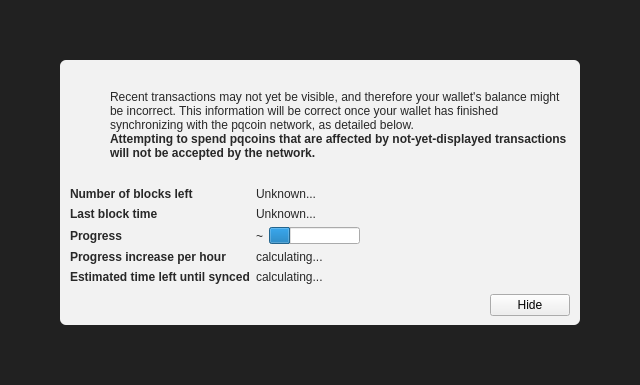
<?xml version="1.0" encoding="UTF-8"?>
<ui version="4.0">
 <class>ModalOverlay</class>
 <widget class="ModalOverlay" name="ModalOverlay">
  <property name="geometry">
   <rect>
    <x>0</x>
    <y>0</y>
    <width>640</width>
    <height>385</height>
   </rect>
  </property>
  <property name="windowTitle">
   <string>Form</string>
  </property>
  <layout class="QVBoxLayout" name="verticalLayout" stretch="0">
   <property name="sizeConstraint">
    <enum>QLayout::SetDefaultConstraint</enum>
   </property>
   <property name="leftMargin">
    <number>0</number>
   </property>
   <property name="topMargin">
    <number>0</number>
   </property>
   <property name="rightMargin">
    <number>0</number>
   </property>
   <property name="bottomMargin">
    <number>0</number>
   </property>
   <item>
    <widget class="QWidget" name="bgWidget" native="true">
     <property name="styleSheet">
      <string notr="true">#bgWidget { background: rgba(0,0,0,220); }</string>
     </property>
     <layout class="QVBoxLayout" name="verticalLayoutMain" stretch="1">
      <property name="leftMargin">
       <number>60</number>
      </property>
      <property name="topMargin">
       <number>60</number>
      </property>
      <property name="rightMargin">
       <number>60</number>
      </property>
      <property name="bottomMargin">
       <number>60</number>
      </property>
      <item>
       <widget class="QWidget" name="contentWidget" native="true">
        <property name="styleSheet">
         <string notr="true">#contentWidget { background: rgba(255,255,255,240); border-radius: 6px; }

QLabel { color: rgb(40,40,40);  }</string>
        </property>
        <layout class="QVBoxLayout" name="verticalLayoutSub" stretch="1,0,0,0">
         <property name="spacing">
          <number>0</number>
         </property>
         <property name="leftMargin">
          <number>10</number>
         </property>
         <property name="topMargin">
          <number>10</number>
         </property>
         <property name="rightMargin">
          <number>10</number>
         </property>
         <property name="bottomMargin">
          <number>10</number>
         </property>
         <item>
          <layout class="QHBoxLayout" name="horizontalLayoutIconText" stretch="0,1">
           <property name="topMargin">
            <number>20</number>
           </property>
           <item>
            <layout class="QVBoxLayout" name="verticalLayoutIcon">
             <property name="leftMargin">
              <number>0</number>
             </property>
             <item>
              <widget class="QPushButton" name="warningIcon">
               <property name="enabled">
                <bool>false</bool>
               </property>
               <property name="text">
                <string/>
               </property>
               <property name="icon">
                <iconset>
                 <normaloff>:/icons/warning</normaloff>
                 <disabledoff>:/icons/warning</disabledoff>:/icons/warning</iconset>
               </property>
               <property name="iconSize">
                <size>
                 <width>48</width>
                 <height>48</height>
                </size>
               </property>
               <property name="flat">
                <bool>true</bool>
               </property>
              </widget>
             </item>
             <item>
              <spacer name="verticalSpacerWarningIcon">
               <property name="orientation">
                <enum>Qt::Vertical</enum>
               </property>
               <property name="sizeHint" stdset="0">
                <size>
                 <width>20</width>
                 <height>40</height>
                </size>
               </property>
              </spacer>
             </item>
            </layout>
           </item>
           <item>
            <layout class="QVBoxLayout" name="verticalLayoutInfoText">
             <property name="leftMargin">
              <number>0</number>
             </property>
             <property name="topMargin">
              <number>0</number>
             </property>
             <item>
              <widget class="QLabel" name="infoText">
               <property name="text">
                <string>Recent transactions may not yet be visible, and therefore your wallet's balance might be incorrect. This information will be correct once your wallet has finished synchronizing with the pqcoin network, as detailed below.</string>
               </property>
               <property name="textFormat">
                <enum>Qt::RichText</enum>
               </property>
               <property name="wordWrap">
                <bool>true</bool>
               </property>
              </widget>
             </item>
             <item>
              <widget class="QLabel" name="infoTextStrong">
               <property name="font">
                <font>
                 <weight>75</weight>
                 <bold>true</bold>
                </font>
               </property>
               <property name="text">
                <string>Attempting to spend pqcoins that are affected by not-yet-displayed transactions will not be accepted by the network.</string>
               </property>
               <property name="textFormat">
                <enum>Qt::RichText</enum>
               </property>
               <property name="wordWrap">
                <bool>true</bool>
               </property>
              </widget>
             </item>
             <item>
              <spacer name="verticalSpacerInTextSpace">
               <property name="orientation">
                <enum>Qt::Vertical</enum>
               </property>
               <property name="sizeHint" stdset="0">
                <size>
                 <width>20</width>
                 <height>40</height>
                </size>
               </property>
              </spacer>
             </item>
            </layout>
           </item>
          </layout>
         </item>
         <item>
          <spacer name="verticalSpacerAfterText">
           <property name="orientation">
            <enum>Qt::Vertical</enum>
           </property>
           <property name="sizeHint" stdset="0">
            <size>
             <width>20</width>
             <height>40</height>
            </size>
           </property>
          </spacer>
         </item>
         <item>
          <layout class="QFormLayout" name="formLayout">
           <property name="fieldGrowthPolicy">
            <enum>QFormLayout::FieldsStayAtSizeHint</enum>
           </property>
           <property name="horizontalSpacing">
            <number>6</number>
           </property>
           <property name="verticalSpacing">
            <number>6</number>
           </property>
           <property name="topMargin">
            <number>10</number>
           </property>
           <item row="0" column="0">
            <widget class="QLabel" name="labelNumberOfBlocksLeft">
             <property name="font">
              <font>
               <weight>75</weight>
               <bold>true</bold>
              </font>
             </property>
             <property name="text">
              <string>Number of blocks left</string>
             </property>
            </widget>
           </item>
           <item row="0" column="1">
            <widget class="QLabel" name="numberOfBlocksLeft">
             <property name="text">
              <string>Unknown...</string>
             </property>
            </widget>
           </item>
           <item row="1" column="0">
            <widget class="QLabel" name="labelLastBlockTime">
             <property name="font">
              <font>
               <weight>75</weight>
               <bold>true</bold>
              </font>
             </property>
             <property name="text">
              <string>Last block time</string>
             </property>
            </widget>
           </item>
           <item row="1" column="1">
            <widget class="QLabel" name="newestBlockDate">
             <property name="sizePolicy">
              <sizepolicy hsizetype="Maximum" vsizetype="Preferred">
               <horstretch>0</horstretch>
               <verstretch>0</verstretch>
              </sizepolicy>
             </property>
             <property name="text">
              <string>Unknown...</string>
             </property>
            </widget>
           </item>
           <item row="2" column="0">
            <widget class="QLabel" name="labelSyncDone">
             <property name="font">
              <font>
               <weight>75</weight>
               <bold>true</bold>
              </font>
             </property>
             <property name="text">
              <string>Progress</string>
             </property>
            </widget>
           </item>
           <item row="2" column="1">
            <layout class="QHBoxLayout" name="horizontalLayoutSync" stretch="0,1">
             <item>
              <widget class="QLabel" name="percentageProgress">
               <property name="text">
                <string notr="true">~</string>
               </property>
              </widget>
             </item>
             <item>
              <widget class="QProgressBar" name="progressBar">
               <property name="value">
                <number>24</number>
               </property>
               <property name="format">
                <string/>
               </property>
              </widget>
             </item>
            </layout>
           </item>
           <item row="4" column="0">
            <widget class="QLabel" name="labelProgressIncrease">
             <property name="font">
              <font>
               <weight>75</weight>
               <bold>true</bold>
              </font>
             </property>
             <property name="text">
              <string>Progress increase per hour</string>
             </property>
            </widget>
           </item>
           <item row="4" column="1">
            <widget class="QLabel" name="progressIncreasePerH">
             <property name="text">
              <string>calculating...</string>
             </property>
            </widget>
           </item>
           <item row="5" column="0">
            <widget class="QLabel" name="labelEstimatedTimeLeft">
             <property name="font">
              <font>
               <weight>75</weight>
               <bold>true</bold>
              </font>
             </property>
             <property name="text">
              <string>Estimated time left until synced</string>
             </property>
            </widget>
           </item>
           <item row="5" column="1">
            <widget class="QLabel" name="expectedTimeLeft">
             <property name="text">
              <string>calculating...</string>
             </property>
            </widget>
           </item>
          </layout>
         </item>
         <item>
          <layout class="QHBoxLayout" name="horizontalLayoutButtons">
           <property name="leftMargin">
            <number>10</number>
           </property>
           <property name="topMargin">
            <number>10</number>
           </property>
           <item>
            <spacer name="horizontalSpacer">
             <property name="orientation">
              <enum>Qt::Horizontal</enum>
             </property>
             <property name="sizeHint" stdset="0">
              <size>
               <width>40</width>
               <height>20</height>
              </size>
             </property>
            </spacer>
           </item>
           <item>
            <widget class="QPushButton" name="closeButton">
             <property name="text">
              <string>Hide</string>
             </property>
            </widget>
           </item>
          </layout>
         </item>
        </layout>
       </widget>
      </item>
     </layout>
    </widget>
   </item>
  </layout>
 </widget>
 <customwidgets>
  <customwidget>
   <class>ModalOverlay</class>
   <extends>QWidget</extends>
   <header>modaloverlay.h</header>
   <container>1</container>
  </customwidget>
 </customwidgets>
 <resources/>
 <connections/>
</ui>
